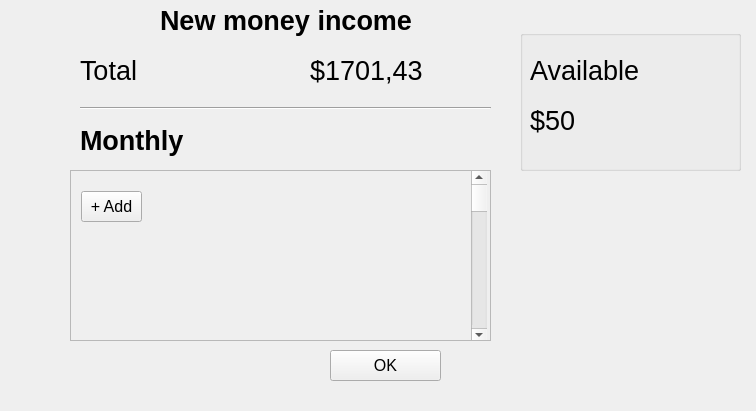
<?xml version="1.0" encoding="UTF-8"?>
<ui version="4.0">
 <class>Form</class>
 <widget class="QWidget" name="Form">
  <property name="geometry">
   <rect>
    <x>0</x>
    <y>0</y>
    <width>756</width>
    <height>411</height>
   </rect>
  </property>
  <property name="windowTitle">
   <string>Form</string>
  </property>
  <widget class="QPushButton" name="pushButton_2">
   <property name="geometry">
    <rect>
     <x>40</x>
     <y>490</y>
     <width>191</width>
     <height>31</height>
    </rect>
   </property>
   <property name="text">
    <string>PushButton</string>
   </property>
  </widget>
  <widget class="QLabel" name="label">
   <property name="geometry">
    <rect>
     <x>80</x>
     <y>90</y>
     <width>591</width>
     <height>101</height>
    </rect>
   </property>
   <property name="font">
    <font>
     <pointsize>20</pointsize>
     <weight>75</weight>
     <bold>true</bold>
    </font>
   </property>
   <property name="text">
    <string>Monthly</string>
   </property>
  </widget>
  <widget class="QLabel" name="label_2">
   <property name="geometry">
    <rect>
     <x>80</x>
     <y>20</y>
     <width>591</width>
     <height>101</height>
    </rect>
   </property>
   <property name="font">
    <font>
     <pointsize>20</pointsize>
    </font>
   </property>
   <property name="text">
    <string>Total</string>
   </property>
  </widget>
  <widget class="QLabel" name="label_3">
   <property name="geometry">
    <rect>
     <x>310</x>
     <y>20</y>
     <width>591</width>
     <height>101</height>
    </rect>
   </property>
   <property name="font">
    <font>
     <pointsize>20</pointsize>
    </font>
   </property>
   <property name="text">
    <string>$1701,43</string>
   </property>
  </widget>
  <widget class="QLabel" name="label_4">
   <property name="geometry">
    <rect>
     <x>530</x>
     <y>20</y>
     <width>591</width>
     <height>101</height>
    </rect>
   </property>
   <property name="font">
    <font>
     <pointsize>20</pointsize>
    </font>
   </property>
   <property name="text">
    <string>Available</string>
   </property>
  </widget>
  <widget class="QGroupBox" name="groupBox">
   <property name="geometry">
    <rect>
     <x>520</x>
     <y>30</y>
     <width>221</width>
     <height>141</height>
    </rect>
   </property>
   <property name="title">
    <string/>
   </property>
   <widget class="QLabel" name="label_5">
    <property name="geometry">
     <rect>
      <x>10</x>
      <y>40</y>
      <width>591</width>
      <height>101</height>
     </rect>
    </property>
    <property name="font">
     <font>
      <pointsize>20</pointsize>
     </font>
    </property>
    <property name="text">
     <string>$50</string>
    </property>
   </widget>
  </widget>
  <widget class="QLabel" name="label_6">
   <property name="geometry">
    <rect>
     <x>160</x>
     <y>-30</y>
     <width>331</width>
     <height>101</height>
    </rect>
   </property>
   <property name="font">
    <font>
     <pointsize>20</pointsize>
     <weight>75</weight>
     <bold>true</bold>
    </font>
   </property>
   <property name="text">
    <string>New money income</string>
   </property>
  </widget>
  <widget class="QPushButton" name="pushButton_4">
   <property name="geometry">
    <rect>
     <x>330</x>
     <y>350</y>
     <width>111</width>
     <height>31</height>
    </rect>
   </property>
   <property name="font">
    <font>
     <pointsize>12</pointsize>
    </font>
   </property>
   <property name="text">
    <string>OK</string>
   </property>
  </widget>
  <widget class="Line" name="line">
   <property name="geometry">
    <rect>
     <x>80</x>
     <y>100</y>
     <width>411</width>
     <height>16</height>
    </rect>
   </property>
   <property name="orientation">
    <enum>Qt::Horizontal</enum>
   </property>
  </widget>
  <widget class="QScrollArea" name="scrollArea">
   <property name="geometry">
    <rect>
     <x>70</x>
     <y>170</y>
     <width>421</width>
     <height>171</height>
    </rect>
   </property>
   <property name="widgetResizable">
    <bool>true</bool>
   </property>
   <widget class="QWidget" name="scrollAreaWidgetContents">
    <property name="geometry">
     <rect>
      <x>0</x>
      <y>0</y>
      <width>419</width>
      <height>169</height>
     </rect>
    </property>
    <widget class="QScrollBar" name="verticalScrollBar">
     <property name="geometry">
      <rect>
       <x>400</x>
       <y>0</y>
       <width>16</width>
       <height>171</height>
      </rect>
     </property>
     <property name="orientation">
      <enum>Qt::Vertical</enum>
     </property>
    </widget>
    <widget class="QPushButton" name="pushButton">
     <property name="geometry">
      <rect>
       <x>10</x>
       <y>20</y>
       <width>61</width>
       <height>31</height>
      </rect>
     </property>
     <property name="font">
      <font>
       <pointsize>12</pointsize>
      </font>
     </property>
     <property name="text">
      <string>+ Add</string>
     </property>
    </widget>
   </widget>
  </widget>
  <zorder>scrollArea</zorder>
  <zorder>pushButton_2</zorder>
  <zorder>label</zorder>
  <zorder>label_2</zorder>
  <zorder>label_3</zorder>
  <zorder>label_4</zorder>
  <zorder>groupBox</zorder>
  <zorder>pushButton_4</zorder>
  <zorder>line</zorder>
  <zorder>label_6</zorder>
 </widget>
 <resources/>
 <connections/>
</ui>
